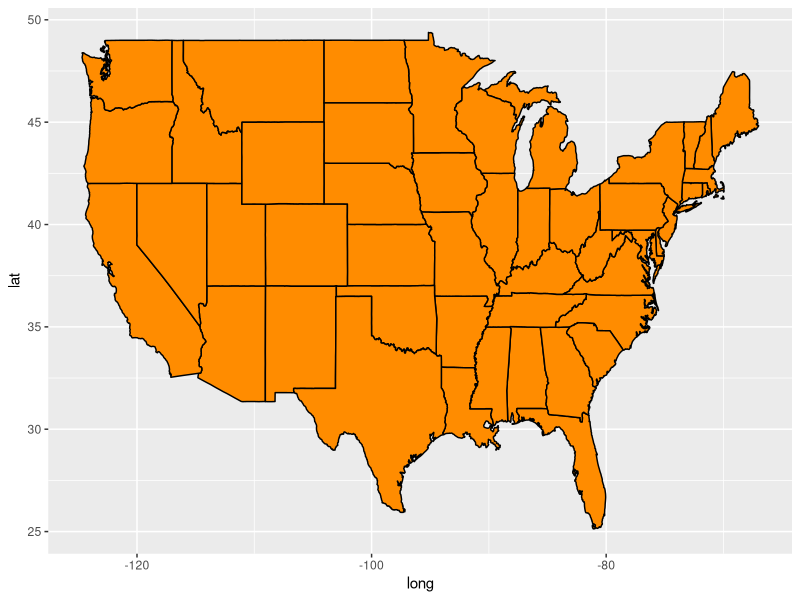
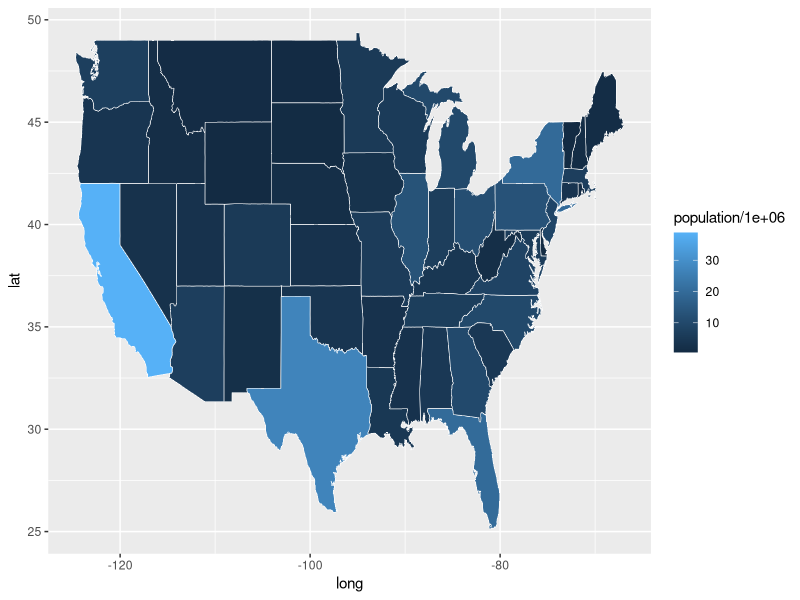
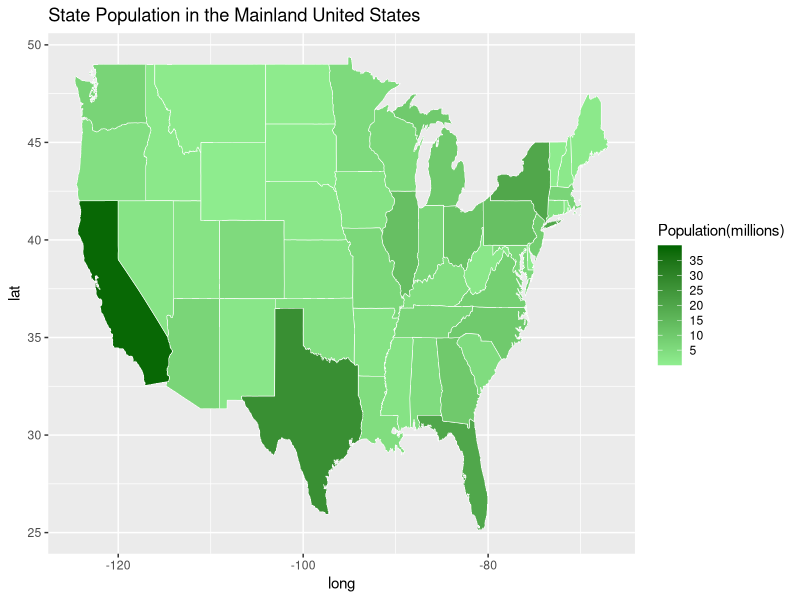
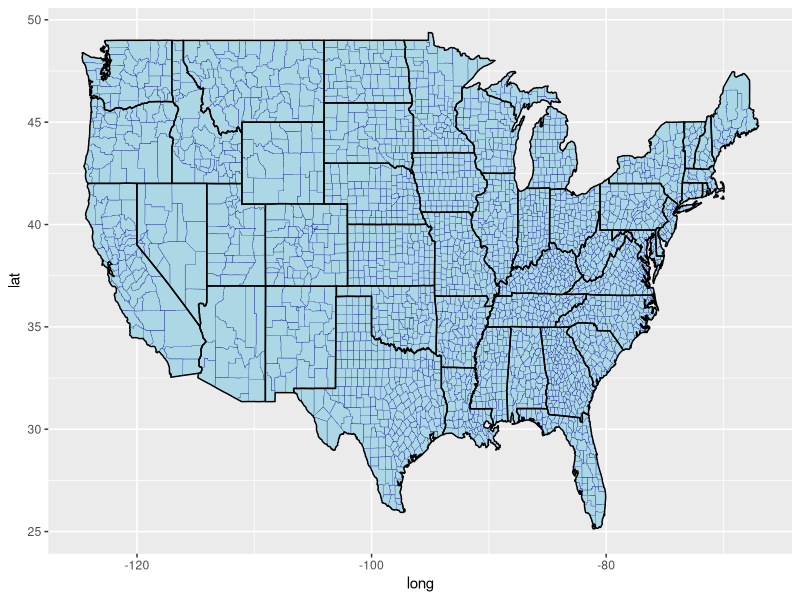
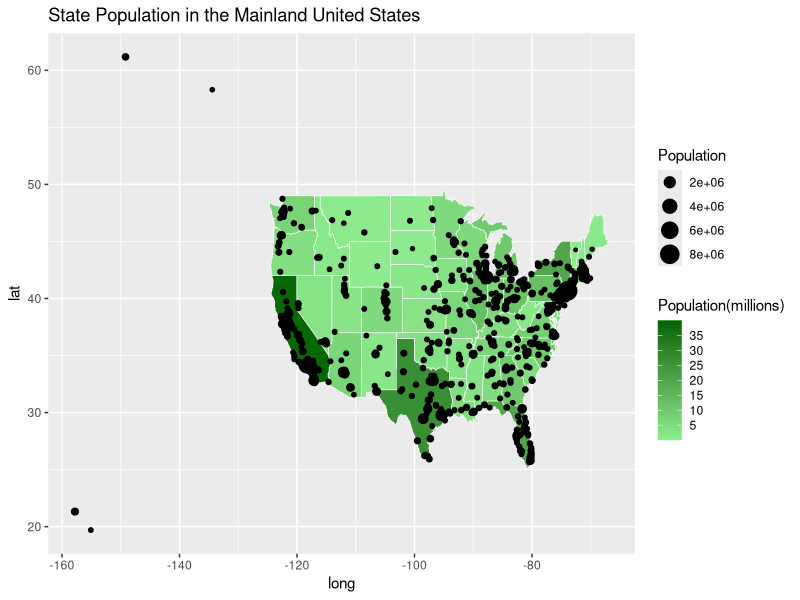
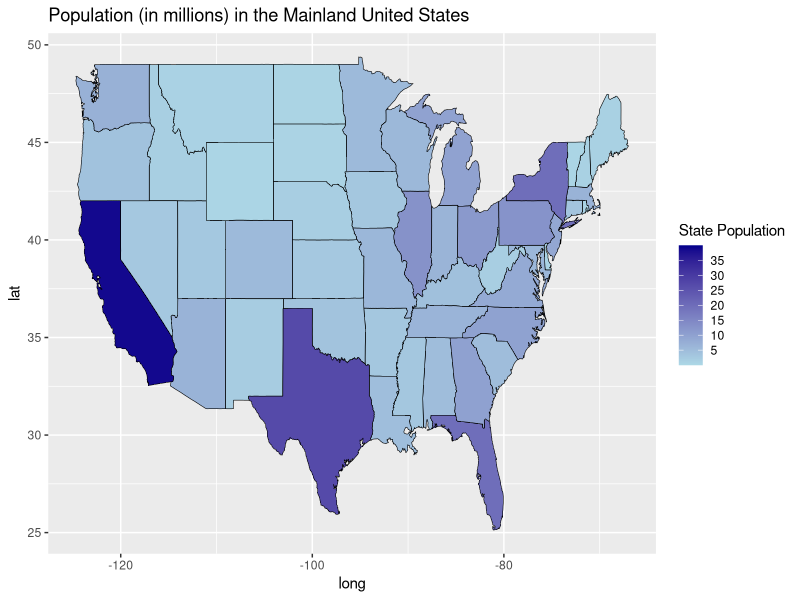
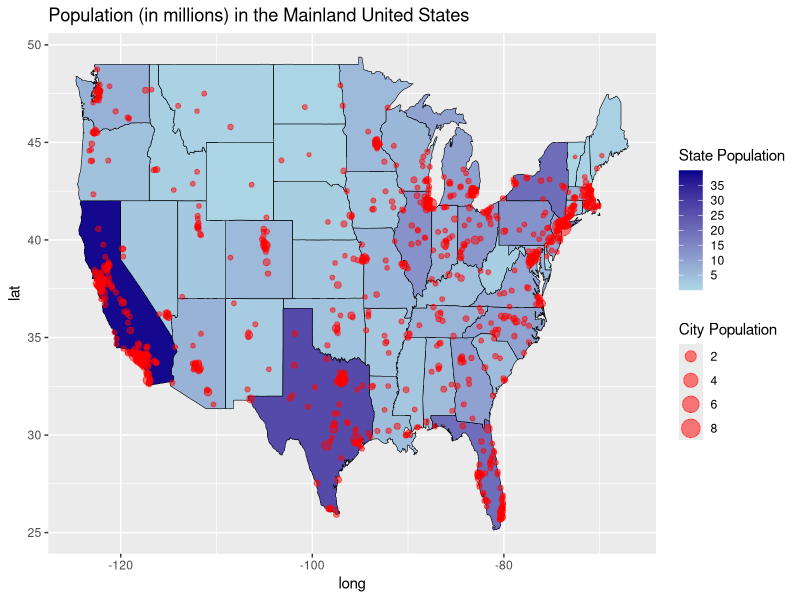
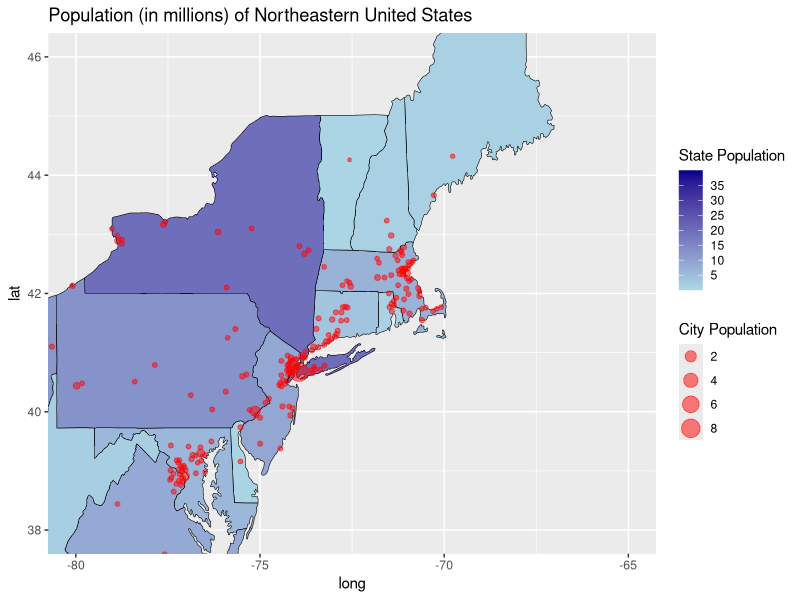

The R source for these figures, in order:
## ---- chunk 1
library(tidyverse)  # load all tidyverse packages
library(maps)     # Provides latitude and longitude data for various maps
## ---- chunk 2
# load United States state map data
main_states <- map_data("state")

# read the state population data
state_pop <- read_csv("data/StatePopulation.csv")

glimpse(main_states) # See what this looks like
glimpse(state_pop)
## ---- chunk 3
#plot all states with ggplot2, using black borders and darkorange fill
# Hmm, that color scheme looks familiar
ggplot(main_states) + 
  geom_polygon(aes(x = long, y = lat, group = group),
                color = "black", fill = "darkorange" )
# Try using the hex color code #E25220 instead of "darkorange". Do you 
# recognize the color scheme?
## ---- chunk 4


## ---- chunk 5

## ---- chunk 6

## ---- chunk 7
# Merge the main_states and state_pop files
# Why do we use inner_join instead of one of the others? Check what the others would give you, especially considering
# filtering joins.
merged_states <- inner_join(main_states, state_pop, by = "region")
glimpse(merged_states)
## ---- chunk 8
# Create a Choropleth map of the United States
p <- ggplot(merged_states)
p <- p + geom_polygon(aes(x = long, y = lat, group = group, fill = population/1000000), 
          color = "white", size = 0.2) 
p
## ---- chunk 9
p <- p + scale_fill_continuous(name = "Population(millions)", 
            low = "lightgreen", high = "darkgreen",limits = c(0,40), 
            breaks = c(5, 10, 15, 20, 25, 30, 35), na.value = "grey50") +
          labs(title = "State Population in the Mainland United States")
p
## ---- chunk 10

## ---- chunk 11
## BE SURE to notice that two different data sets are being used in the two geom_polygon levels.
all_county <- map_data("county")
ggplot() + 
  geom_polygon(data = all_county, aes(x = long, y = lat, group = group),
               color = "darkblue", fill = "lightblue", size = .1) +
  geom_polygon(data = main_states, aes(x = long, y = lat, group = group),
                color = "black", fill = "lightblue",  size = .5, alpha = .1) 
## ---- chunk 12
#plot all states with ggplot
p <- p + geom_point(data = us.cities, aes(x = long, y = lat, size = pop)) + 
  scale_size(name = "Population")
p

us.cities2 = arrange(us.cities, long)
head(us.cities2)
## ---- chunk 13
#plot all states with ggplot
main_cities <- filter(us.cities, long >= -130)
glimpse(us.cities)
glimpse(main_cities)

g <- ggplot()
g <- g + geom_polygon(data = merged_states,
            aes(x = long, y = lat, group = group, fill = population/1000000), 
            color = "black", size = 0.2) + 
      scale_fill_continuous(name = "State Population", low = "lightblue", 
            high = "darkblue", limits = c(0,40), breaks=c(5, 10, 15, 20, 25, 30, 35), 
            na.value = "grey50") +
      labs(title = "Population (in millions) in the Mainland United States")
g

g <- g + geom_point(data = main_cities, aes(x = long, y = lat, size = pop/1000000), 
            color = "red", alpha = .5) + scale_size(name = "City Population")
g

# Zoom into a particular region of the plot
g  <- g + coord_cartesian(xlim=c(-80, -65), ylim = c(38, 46)) + 
  labs(title = "Population (in millions) of Northeastern United States")
g
